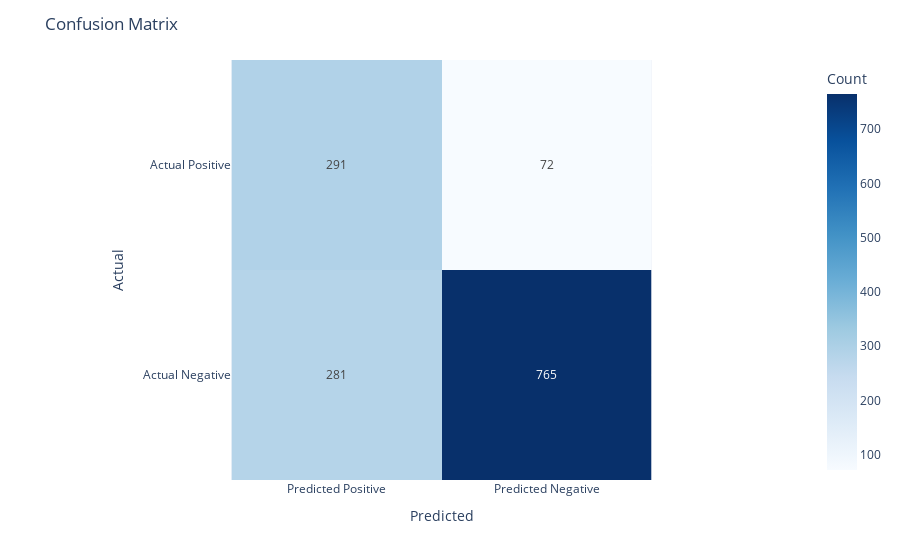

Notebook source saved alongside this figure:
### Code cell
lr2 = LogisticRegression().fit(X_res_over, y_res_over)
y_pred_class = lr2.predict(X_val)
y_pred_prob = lr2.predict_proba(X_val)[:,1]

evaluation(y_val,y_pred_class)

### Figure 1 — Plotly figure (JSON) as saved in the notebook; plotly's stock layout.template omitted (floating-point values rounded to 4 significant figures)
{"data": [{"coloraxis": "coloraxis", "hovertemplate": "Predicted: %{x}<br>Actual: %{y}<br>Count: %{z}<extra></extra>", "name": "0", "showscale": true, "texttemplate": "%{z}", "type": "heatmap", "x": ["Predicted Positive", "Predicted Negative"], "xaxis": "x", "y": ["Actual Positive", "Actual Negative"], "yaxis": "y", "z": [[291, 72], [281, 765]]}], "layout": {"coloraxis": {"colorbar": {"title": {"text": "Count"}}, "colorscale": [[0, "rgb(247,251,255)"], [0.125, "rgb(222,235,247)"], [0.25, "rgb(198,219,239)"], [0.375, "rgb(158,202,225)"], [0.5, "rgb(107,174,214)"], [0.625, "rgb(66,146,198)"], [0.75, "rgb(33,113,181)"], [0.875, "rgb(8,81,156)"], [1, "rgb(8,48,107)"]]}, "margin": {"t": 60}, "title": {"text": "Confusion Matrix"}, "xaxis": {"anchor": "y", "constrain": "domain", "domain": [0, 1], "scaleanchor": "y", "title": {"text": "Predicted"}}, "yaxis": {"anchor": "x", "autorange": "reversed", "constrain": "domain", "domain": [0, 1], "title": {"text": "Actual"}}}}
